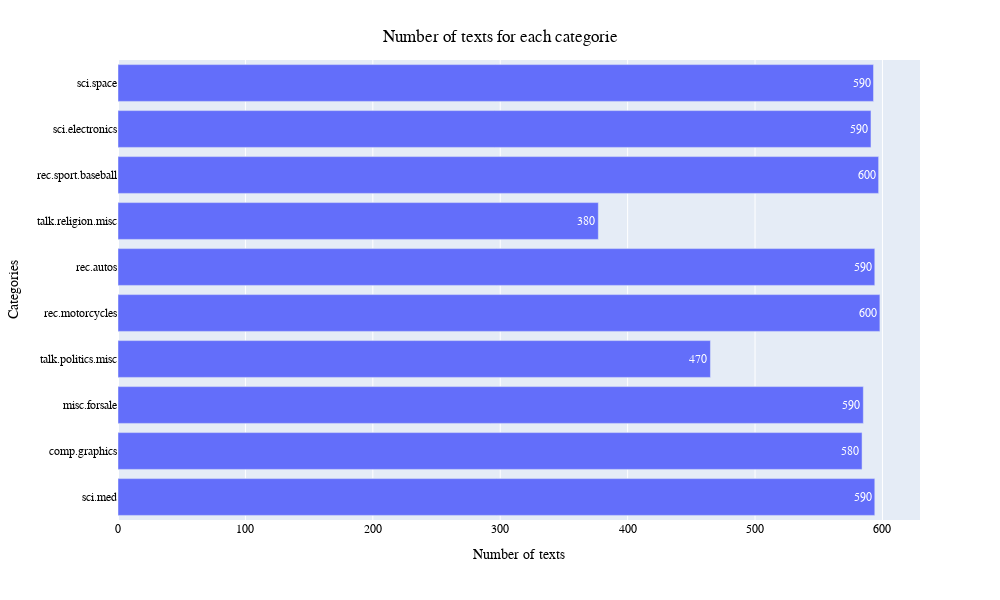

This figure's notebook cell:
### Code cell
fig = px.bar(x=get_total(text_dict), y=text_dict.keys(),text_auto='.2s',
                 width=1000, height=600)

fig.update_layout(
    title={
        'text': "Number of texts for each categorie",
        'y':0.95,
        'x':0.5,
        'xanchor': 'center',
        'yanchor': 'top'},
    xaxis_title="Number of texts",
    yaxis_title="Categories",
    font=dict(
        family="Courier New, monospace",
        size=12,
        color="Black"
    ))

fig.show()

### Figure 1 — Plotly figure (JSON) as saved in the notebook; plotly's stock layout.template omitted (floating-point values rounded to 4 significant figures)
{"data": [{"alignmentgroup": "True", "hovertemplate": "x=%{x}<br>y=%{y}<extra></extra>", "legendgroup": "", "marker": {"color": "#636efa", "pattern": {"shape": ""}}, "name": "", "offsetgroup": "", "orientation": "h", "showlegend": false, "textposition": "auto", "texttemplate": "%{x:.2s}", "type": "bar", "x": [594, 584, 585, 465, 598, 594, 377, 597, 591, 593], "xaxis": "x", "y": ["sci.med", "comp.graphics", "misc.forsale", "talk.politics.misc", "rec.motorcycles", "rec.autos", "talk.religion.misc", "rec.sport.baseball", "sci.electronics", "sci.space"], "yaxis": "y"}], "layout": {"barmode": "relative", "font": {"color": "Black", "family": "Courier New, monospace", "size": 12}, "height": 600, "legend": {"tracegroupgap": 0}, "margin": {"t": 60}, "title": {"text": "Number of texts for each categorie", "x": 0.5, "xanchor": "center", "y": 0.95, "yanchor": "top"}, "width": 1000, "xaxis": {"anchor": "y", "domain": [0, 1], "title": {"text": "Number of texts"}}, "yaxis": {"anchor": "x", "domain": [0, 1], "title": {"text": "Categories"}}}}
